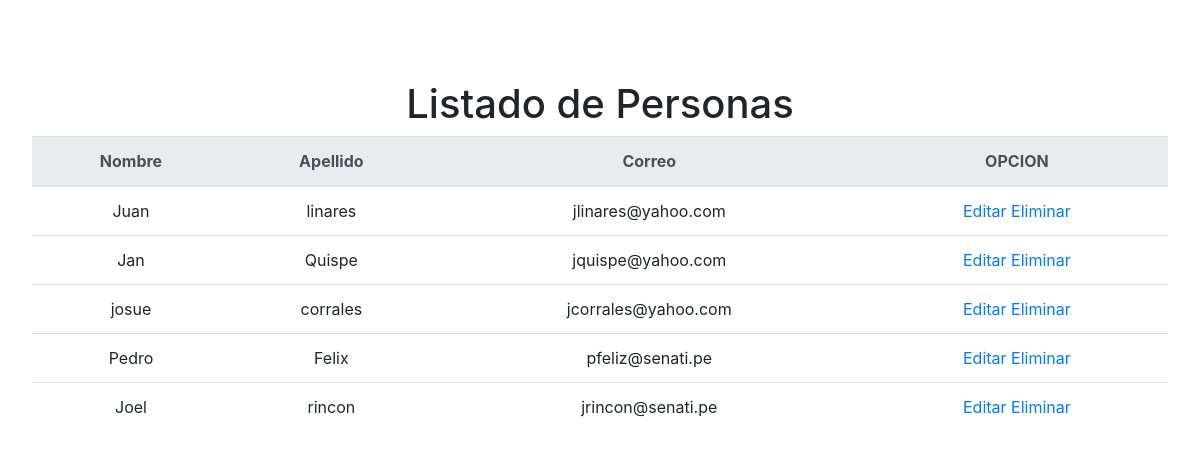
The page / on the database its author committed.
### catalog/models.py (models this page shows, shortened)
class Persona(models.Model): # models.Model permite heredar todo lo que tiene la libreria models
    id=models.AutoField(primary_key=True) # campo clave auto incrementable
    nombre=models.CharField(max_length=100) # campo tipo caracter
    apellido=models.CharField(max_length=120) # campo tipo caracter
    correo=models.CharField(max_length=200) # campo tipo caracter
    imagen=models.ImageField(upload_to="fotos",null=True)

### catalog/class_view.py (the view)
# urls.py: path('',PersonaList.as_view(),name='index'),
class PersonaList(ListView):
    model=Persona
    template_name='index.html'

### miproyecto/templates/index.html (shortened to what this page needs)
{% load static %}
<!DOCTYPE html>
<html>
<head>
    <link rel="stylesheet" href="https://stackpath.bootstrapcdn.com/bootstrap/4.3.1/css/bootstrap.min.css"
>
    <link rel="stylesheet" href="{% static 'css/style.css' %}">
</head>
<body>
    {% block cuerpo %}
    <h1>Listado de Personas</h1>
    <table class="table">
        <thead class="thead-light">
            <tr>
                <th>Nombre</th>
                <th>Apellido</th>
                <th>Correo</th>
                <th>OPCION</th>
            </tr>
        </thead>
        <tbody>
            {% for persona in object_list %}
                <tr>
                    <td>{{persona.nombre}}</td>
                    <td>{{persona.apellido}}</td>
                    <td>{{persona.correo}}</td>
                    <td><a href="{% url 'editar_persona' persona.id %}">Editar</a>
                        <a href="{% url 'eliminar_persona' persona.id %}">Eliminar</a>
                    </td>
                </tr>
            {% endfor %}
        </tbody>
    </table>
    {% endblock cuerpo %}
</body>
</html>

### miproyecto/static/css/style.css (style rules this page uses)
* { margin: 0; padding: 0; box-sizing: border-box; }
body { margin: 5em 2em; text-align: center; }

### rows shown on the page
Persona: nombre "Juan", apellido "linares", correo "jlinares@yahoo.com"
Persona: nombre "Jan", apellido "Quispe", correo "jquispe@yahoo.com"
Persona: nombre "josue", apellido "corrales", correo "jcorrales@yahoo.com"
Persona: nombre "Pedro", apellido "Felix", correo "pfeliz@senati.pe"
Persona: nombre "Joel", apellido "rincon", correo "jrincon@senati.pe"
